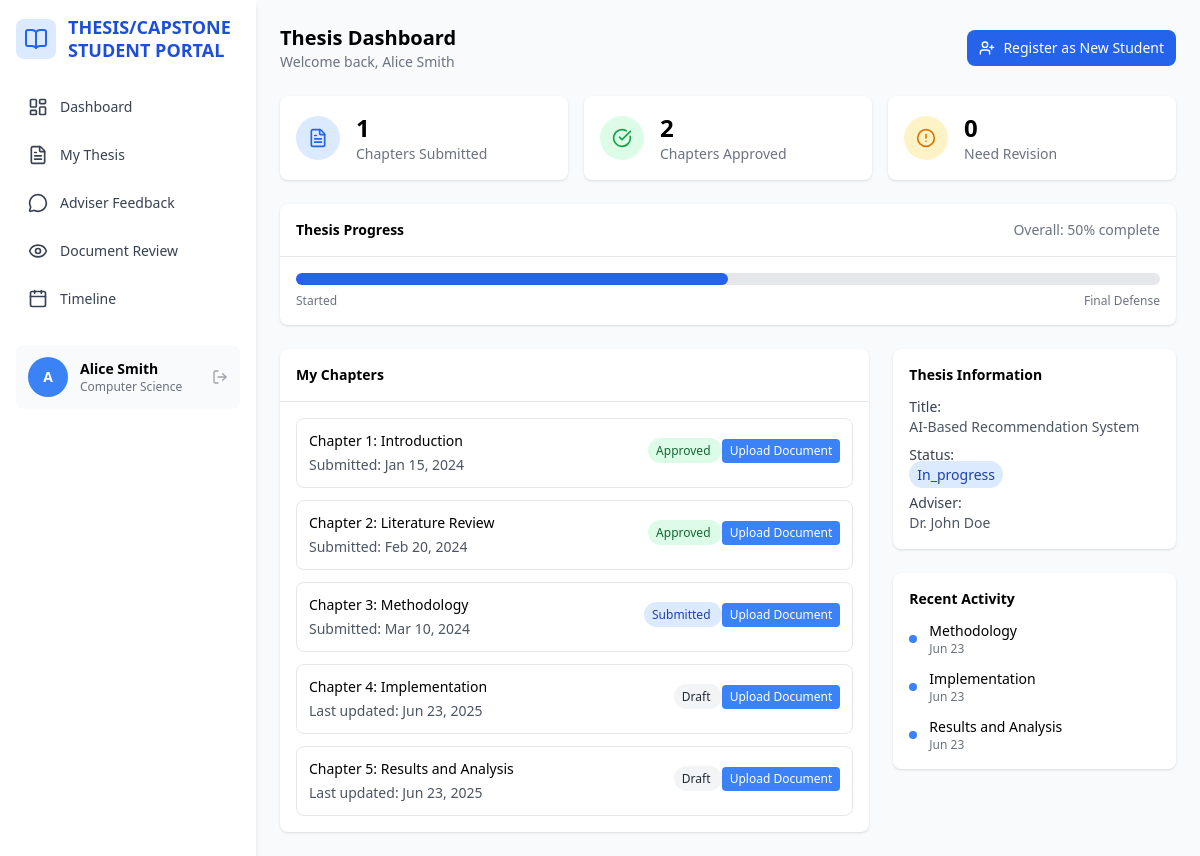
The app's page /studentDashboard.php (signed in) with its own data.
### tables this page shows
CREATE TABLE `chapters` (
  `id` int(11) NOT NULL AUTO_INCREMENT,
  `thesis_id` int(11) NOT NULL,
  `chapter_number` int(11) NOT NULL,
  `title` varchar(255) NOT NULL,
  `content` longtext DEFAULT NULL,
  `file_path` varchar(255) DEFAULT NULL,
  `status` enum('draft','submitted','approved','rejected') NOT NULL DEFAULT 'draft',
  `submitted_at` timestamp NULL DEFAULT NULL,
  `approved_at` timestamp NULL DEFAULT NULL,
  `created_at` timestamp NOT NULL DEFAULT current_timestamp(),
  `updated_at` timestamp NOT NULL DEFAULT current_timestamp() ON UPDATE current_timestamp(),
  `file_id` int(11) DEFAULT NULL,
  PRIMARY KEY (`id`),
  UNIQUE KEY `unique_chapter` (`thesis_id`,`chapter_number`),
  KEY `thesis_id` (`thesis_id`),
  KEY `idx_chapters_status` (`status`),
  KEY `fk_chapters_file_id` (`file_id`),
  CONSTRAINT `chapters_ibfk_1` FOREIGN KEY (`thesis_id`) REFERENCES `theses` (`id`) ON DELETE CASCADE,
  CONSTRAINT `fk_chapters_file_id` FOREIGN KEY (`file_id`) REFERENCES `file_uploads` (`id`) ON DELETE SET NULL
);

CREATE TABLE `theses` (
  `id` int(11) NOT NULL AUTO_INCREMENT,
  `student_id` int(11) NOT NULL,
  `adviser_id` int(11) DEFAULT NULL,
  `title` varchar(255) NOT NULL,
  `abstract` text DEFAULT NULL,
  `status` enum('draft','in_progress','for_review','approved','rejected') NOT NULL DEFAULT 'draft',
  `progress_percentage` int(11) NOT NULL DEFAULT 0,
  `created_at` timestamp NOT NULL DEFAULT current_timestamp(),
  `updated_at` timestamp NOT NULL DEFAULT current_timestamp() ON UPDATE current_timestamp(),
  PRIMARY KEY (`id`),
  KEY `student_id` (`student_id`),
  KEY `adviser_id` (`adviser_id`),
  KEY `idx_theses_status` (`status`),
  CONSTRAINT `theses_ibfk_1` FOREIGN KEY (`student_id`) REFERENCES `users` (`id`) ON DELETE CASCADE,
  CONSTRAINT `theses_ibfk_2` FOREIGN KEY (`adviser_id`) REFERENCES `users` (`id`) ON DELETE SET NULL
);

CREATE TABLE `users` (
  `id` int(11) NOT NULL AUTO_INCREMENT,
  `email` varchar(100) NOT NULL,
  `password` varchar(255) NOT NULL,
  `full_name` varchar(100) NOT NULL,
  `role` enum('student','adviser') NOT NULL,
  `student_id` varchar(20) DEFAULT NULL,
  `faculty_id` varchar(20) DEFAULT NULL,
  `program` varchar(50) DEFAULT NULL,
  `department` varchar(50) DEFAULT NULL,
  `created_at` timestamp NOT NULL DEFAULT current_timestamp(),
  `updated_at` timestamp NOT NULL DEFAULT current_timestamp() ON UPDATE current_timestamp(),
  PRIMARY KEY (`id`),
  UNIQUE KEY `email` (`email`),
  KEY `idx_users_role` (`role`)
);

### studentDashboard.php (the view, shortened to what the rows shown need)
<?php
require_once 'config/database.php';
require_once 'includes/auth.php';
require_once 'includes/thesis_functions.php';
$auth = new Auth();
$auth->requireRole('student');
$user = $auth->getCurrentUser();
$thesisManager = new ThesisManager();
$thesis = $thesisManager->getStudentThesis($user['id']);
$chapters = [];
if ($thesis) {
    $chapters = $thesisManager->getThesisChapters($thesis['id']);
}
?>
<!DOCTYPE html>
<html lang="en">
<head>
  <script src="https://cdn.tailwindcss.com"></script>
</head>
<body class="bg-gray-50 font-sans text-sm antialiased">
  <div class="flex min-h-screen">
    <aside class="w-64 bg-white shadow-md p-4 hidden md:block">
      <div class="flex items-center mb-6">
        <h1 class="text-blue-700 font-bold text-lg leading-tight">
          THESIS/CAPSTONE<br>STUDENT PORTAL
        </h1>
      </div>
    </aside>
    <main class="flex-1 p-4 md:p-6">
      <div class="flex justify-between items-center mb-6">
        <div>
          <h2 class="text-xl font-semibold">Thesis Dashboard</h2>
        </div>
      </div>
      <div id="dashboard-content" class="tab-content">
        <div class="grid grid-cols-1 lg:grid-cols-3 gap-6">
          <div class="lg:col-span-2">
            <div class="bg-white rounded-lg shadow overflow-hidden">
              <div class="p-4">
                <?php if (!$thesis): ?>
                  <div class="text-center py-8">
                    <i data-lucide="book-open" class="w-12 h-12 text-gray-400 mx-auto mb-3"></i>
                    <h3 class="text-lg font-medium text-gray-900 mb-2">No Thesis Found</h3>
                    <p class="text-gray-500 mb-4">You have sample data available from the database</p>
                  </div>
                <?php else: ?>
                  <div class="space-y-3">
                    <?php foreach ($chapters as $chapter): ?>
                    <div class="border rounded-lg p-3 hover:bg-gray-50">
                      <div class="flex justify-between items-start">
                        <div class="flex-1">
                          <h4 class="font-medium">Chapter <?php echo $chapter['chapter_number']; ?>: <?php echo htmlspecialchars($chapter['title']); ?></h4>
                          <p class="text-sm text-gray-600 mt-1">
                            <?php if ($chapter['submitted_at']): ?>
                              Submitted: <?php echo date('M j, Y', strtotime($chapter['submitted_at'])); ?>
                            <?php else: ?>
                              Last updated: <?php echo date('M j, Y', strtotime($chapter['updated_at'])); ?>
                            <?php endif; ?>
                          </p>
                        </div>
                        <div class="ml-4">
                          <?php
                          $statusColors = [
                            'draft' => 'bg-gray-100 text-gray-800',
                            'submitted' => 'bg-blue-100 text-blue-800',
                            'approved' => 'bg-green-100 text-green-800',
                            'rejected' => 'bg-red-100 text-red-800'
                          ];
                          $statusColor = $statusColors[$chapter['status']] ?? 'bg-gray-100 text-gray-800';
                          ?>
                          <span class="px-2 py-1 text-xs rounded-full <?php echo $statusColor; ?>">
                            <?php echo ucfirst($chapter['status']); ?>
                          </span>
                          <button class="upload-btn mt-2 px-2 py-1 text-xs bg-blue-500 text-white rounded hover:bg-blue-600"
                                  data-chapter-id="<?php echo $chapter['id']; ?>"
                                  data-chapter-title="<?php echo htmlspecialchars($chapter['title']); ?>">
                            Upload Document
                          </button>
                        </div>
                      </div>
                    </div>
                    <?php endforeach; ?>
                  </div>
                <?php endif; ?>
              </div>
            </div>
          </div>
          <div class="space-y-6">
            <?php if ($thesis): ?>
            <div class="bg-white p-4 rounded-lg shadow">
              <h3 class="font-semibold mb-3">Thesis Information</h3>
              <div class="space-y-2">
                <div>
                  <p class="text-sm font-medium text-gray-700">Title:</p>
                  <p class="text-sm text-gray-600"><?php echo htmlspecialchars($thesis['title']); ?></p>
                </div>
                <div>
                  <p class="text-sm font-medium text-gray-700">Status:</p>
                  <span class="text-sm px-2 py-1 bg-blue-100 text-blue-800 rounded-full">
                    <?php echo ucfirst($thesis['status']); ?>
                  </span>
                </div>
                <?php if ($thesis['adviser_name']): ?>
                <div>
                  <p class="text-sm font-medium text-gray-700">Adviser:</p>
                  <p class="text-sm text-gray-600"><?php echo htmlspecialchars($thesis['adviser_name']); ?></p>
                </div>
                <?php endif; ?>
              </div>
            </div>
            <?php endif; ?>
            <div class="bg-white p-4 rounded-lg shadow">
              <div class="space-y-3">
                <?php
                $recent_chapters = array_slice($chapters, -3);
                foreach ($recent_chapters as $chapter):
                ?>
                <div class="flex items-center gap-3">
                  <div class="w-2 h-2 bg-blue-500 rounded-full"></div>
                  <div class="flex-1">
                    <p class="text-sm"><?php echo htmlspecialchars($chapter['title']); ?></p>
                    <p class="text-xs text-gray-500"><?php echo date('M j', strtotime($chapter['updated_at'])); ?></p>
                  </div>
                </div>
                <?php endforeach; ?>
              </div>
            </div>
          </div>
        </div>
      </div>
    </main>
  </div>
</body>
</html>

### records on screen
chapters: chapter_number "1", title "Introduction", submitted_at "Jan 15, 2024", status "Approved"
chapters: chapter_number "2", title "Literature Review", submitted_at "Feb 20, 2024", status "Approved"
chapters: chapter_number "3", title "Methodology", submitted_at "Mar 10, 2024", status "Submitted", updated_at "Jun 23"
chapters: chapter_number "4", title "Implementation", updated_at "Jun 23, 2025", status "Draft", updated_at "Jun 23"
chapters: chapter_number "5", title "Results and Analysis", updated_at "Jun 23, 2025", status "Draft", updated_at "Jun 23"
theses: title "AI-Based Recommendation System", status "In_progress"
users: full_name "Dr. John Doe"

### other values on screen
substr($user['full_name'], 0, 1) "A"
$user['full_name'] "Alice Smith"
$user['program'] "Computer Science"
$stats['submitted_chapters'] "1"
$stats['approved_chapters'] "2"
$stats['rejected_chapters'] "0"
$stats['progress_percentage'] "50"
